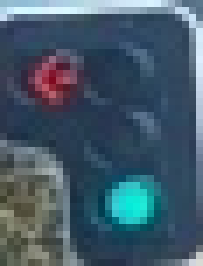
#> input picture testImages/State/state1.jpg, 29 x 38 px, found by its file name (shown 7 times larger); its folder holds only this picture in this run
$ python main.py
#> lines starting #> are read from the running program, lines starting #| are printed output that depends on the picture; after the words box and inside, x2 and y2 are one past the last pixel; in counts of white or black regions, pixels touching at a corner belong together
#> in main, img is the input picture: shape (38, 29, 3); mean B, G, R 105.2, 89.1, 66.8
### StateDetection/hugh_circle.py
import cv2
import numpy as np

"""
Uses hough circle algorithm to find the state of a traffic light
Pre processes frames with HSV value filtering for more acurate results
Assumes each frame input is a traffic light but hsv filtering usually removes
any non traffic light results

"""

SCALE = 8

index = 0
hugh_index = 0
img = 0
output_index = 0


# Whether or not hough circles is used
# can run without but may not always be accurate
USE_HOUGH = False

# Debug outputs (Affects performance)
DEBUG = False
DEBUG_ERRORS = False   # Outputs any errors
OUTPUT_CIRCLES = False # Displays the circle
SAVE_CIRCLES = False


def preProcess(frame):
    """ Scales up the traffic light
    Performs HSV filtering to remove any potential noise
    """

    new_frame = cv2.resize(frame.copy(), (0, 0), fx = 8, fy = 8)
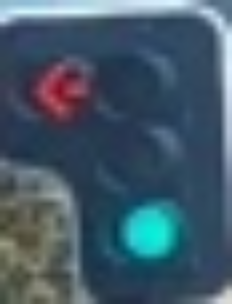
#> new_frame: shape (304, 232, 3); mean B, G, R 105.1, 89, 66.7

    # Lower and upper hsv values
    lower = np.array([0, 60, 60])
    upper = np.array([97, 255, 255])

    # Convert to HSV format and color threshold
    hsv = cv2.cvtColor(new_frame, cv2.COLOR_BGR2HSV)
#> hsv: shape (304, 232, 3); mean H, S, V 100.4, 109.8, 108.1
    mask = cv2.inRange(hsv, lower, upper)
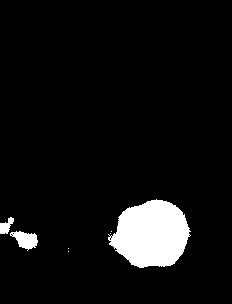
#> mask: shape (304, 232); 6.4% white; 7 white regions (4 under 20 px), largest, box (x1, y1, x2, y2) and area: (108, 199, 191, 268) 4073, (10, 231, 38, 251) 329, (0, 217, 14, 234) 138
    result = cv2.bitwise_and(new_frame, new_frame, mask=mask)
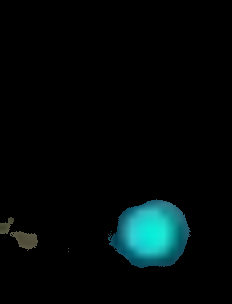
#> result: shape (304, 232, 3); mean B, G, R 9.3, 9.1, 2

    return result


def hugh(frame, preproc):
    global hugh_index, DEBUG

    img = preproc.copy()

    # Use hough circles as another step to veirfy that a light circle was found
    if USE_HOUGH:
        circles = hough_circle(img)
    else:
        circles = None

    if circles is not None:

        if OUTPUT_CIRCLES:
            copy_of_frame = cv2.resize(frame.copy(), (0, 0), fx = SCALE, fy = SCALE)
            for i in circles[0,:]:
                # Draw the outer circle
                cv2.circle(copy_of_frame,(int(i[0]),int(i[1])),int(i[2]),(0,255,0),2)
                # Draw the center of the circle
                cv2.circle(copy_of_frame,(int(i[0]),int(i[1])),2,(255,0,255),3)

            cv2.imshow("Circle", img)
            cv2.waitKey(1)


        detected_state = get_state(circles, frame)

        return frame, detected_state

    elif DEBUG_ERRORS: # No circles detected
        cv2.imwrite("NoCircle"+str(hugh_index) +".jpg", frame)
        hugh_index += 1


    av = get_average(img)
#> in get_average, `av = np.mean(non_black_pixels, axis=0)`: av = [144.4, 140.9, 30.78]
#> av = [144.4, 140.9, 30.78]
    # Checks if an average value was actually found
    if av[0] != av[0]:
        return frame, "No Light Detected"
    detected_state = color_from_ranges(av)
#> detected_state = 'Green'

    return frame, detected_state


# [43 lines left out: function hough_circle, not called in this run]


def get_average(frame):
    """ Gets the non-black average color within an image
    """
    a2D = frame.reshape(-1,frame.shape[-1])
    non_black_pixels = a2D[~np.all(a2D == [0, 0, 0], axis=1)]
    if non_black_pixels.size > 0:
        av = np.mean(non_black_pixels, axis=0)
        return av
    return np.array([0, 0, 0])


def color_from_ranges(av):
    """  Gets the state given the average colour from state ranges
    Yellow is not implemented and is always assumed to be red
    """

    red_lower       = np.array((40, 55, 111))
    red_upper       = np.array((175, 225, 260))
    yellow_lower    = np.array((0, 0, 0))
    yellow_upper    = np.array((0, 0, 0))
    green_lower     = np.array((60, 55, 5))
    green_upper     = np.array((230, 230, 111))
    if np.all(av >= red_lower) and np.all(av <= red_upper):
        return "Red"
    elif np.all(av >= green_lower) and np.all(av <= green_upper):
        return "Green"
    elif np.all(av >= yellow_lower) and np.all(av <= yellow_upper):
        return "Yellow"


    return "None"


# [35 lines left out: function get_state, not called in this run]

### StateDetection/main.py
import cv2
import hugh_circle as hugh
import numpy as np
import cProfile
import re
"""  File for testing the implemented state detection algorithm.  Assumes testImages/State/ exists with the output of the traffic light detection
images should be in the format sate{num}.jpg
"""

def preProcess(frame):
    pass

    new_frame = cv2.resize(frame.copy(), (0, 0), fx = 8, fy = 8)

    lower = np.array([0, 40, 40])
    upper = np.array([97, 255, 255])

    # Convert to HSV format and color threshold
    hsv = cv2.cvtColor(new_frame, cv2.COLOR_BGR2HSV)
    mask = cv2.inRange(hsv, lower, upper)
    result = cv2.bitwise_and(new_frame, new_frame, mask=mask)

    return result


def main():
    """ Loads the states images and
    """
    pass

    #Loads
    min = 1
    max = 20


    path = 'testImages/State/'

    for i in range(min, max):
        #print(i)
        full_path = path + 'state' + str(i) + '.jpg'
        img = cv2.imread(full_path)
        #cv2.imshow("frame", cv2.resize(img, (0, 0), fx = 8, fy = 8))
        #cv2.waitKey(1)
        pre_frame = hugh.preProcess(img)

        circle, state = hugh.hugh(img, pre_frame)
#> state = 'Green'
        print(state + " : " + str(i))
#| Green : 1

        cv2.imshow("frame", cv2.resize(circle, (0, 0), fx = 8, fy = 8))
        cv2.waitKey(1)

    # Load classifications

    cv2.waitKey(0)

#> (the run stopped early here; a loop or call above may not have finished)
